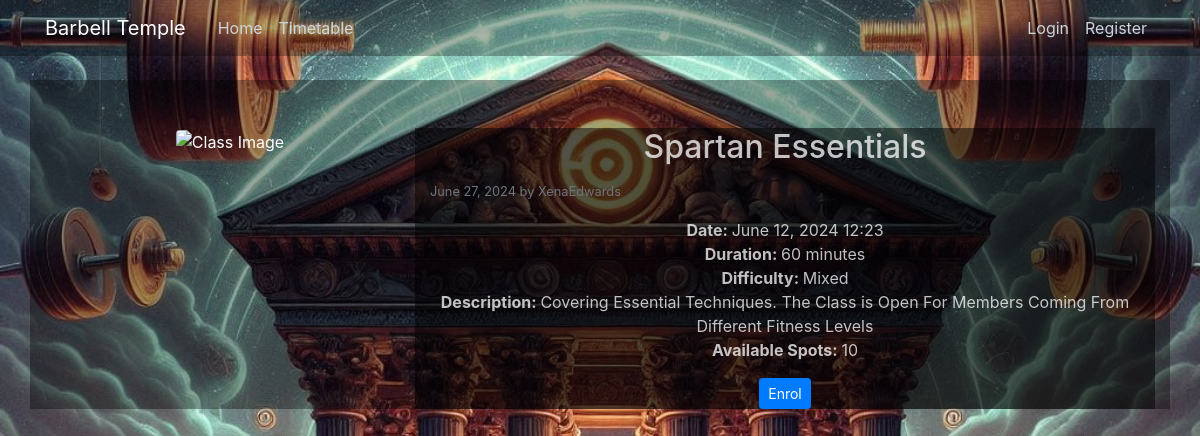
The app's page /barbellclass/17, older data.
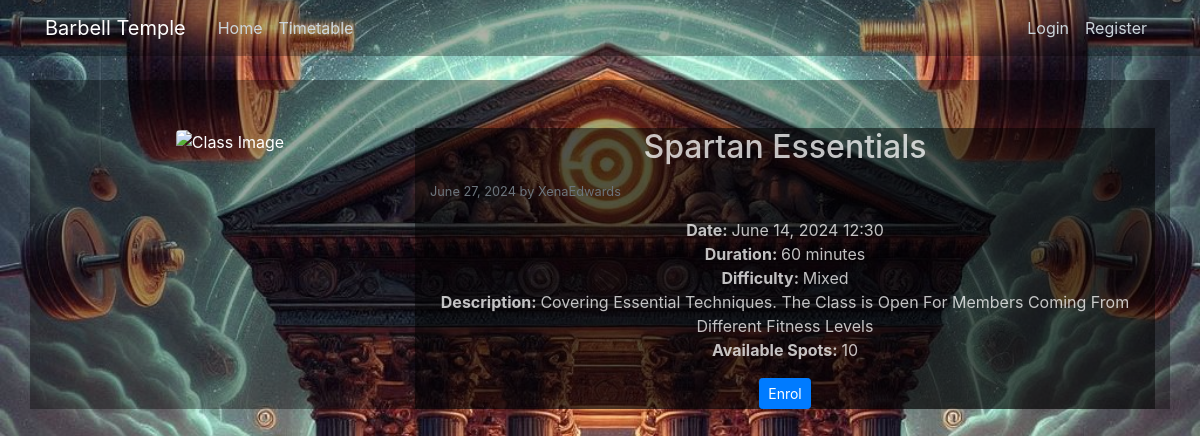
The same page, newer data.
### barbell_classes/models.py (models this page shows, shortened)
class BarbellClass(models.Model):
    title = models.CharField(max_length=100, help_text="Enter the title of the barbell class (e.g., 'Beginner Strength Training')")
    image = CloudinaryField('image', default='placeholder')
    date_posted = models.DateTimeField(default=timezone.now, editable=False)
    author = models.ForeignKey(User, on_delete=models.CASCADE)
    class_datetime = models.DateTimeField(default=timezone.now, help_text="Enter the date and time of the class (yyyy/mm/dd hours:minutes)")
    duration = models.TextField(default='', help_text="Enter the duration of the class (e.g., '1 hour')")
    difficulty = models.TextField(default='', help_text="Enter the difficulty level of the class (e.g., 'Beginner', 'Intermediate', 'Advanced')")
    description = models.TextField(help_text="Provide a detailed description of the class")
    available_spots = models.IntegerField(default=0, help_text="Number of available spots")
    class Meta:
        verbose_name = "Barbell Class"
        verbose_name_plural = "Barbell Classes"

### barbell_classes/views.py (the view)
# urls.py: path('barbellclass/<int:pk>', BarbellClassDetailView.as_view(), name='barbellclass-detail'),
class BarbellClassDetailView(DetailView):
    model = BarbellClass
    def get_context_data(self, **kwargs):
        context = super().get_context_data(**kwargs)
        if self.request.user.is_authenticated:
            context['is_enrolled'] = Enrollment.objects.filter(
                user=self.request.user,
                barbell_class=self.object
            ).exists()
        else:
            context['is_enrolled'] = False
        return context

### barbell_classes/templates/barbell_classes/barbellclass_detail.html (shortened to what this page needs)
{% extends "barbell_classes/base.html" %}
{% block content %}
    <div class="container mt-5">
        <div class="row">
            <div class="col-md-4">
                <img class="img-fluid rounded" src="{{ object.image.url }}" alt="Class Image">
            </div>
            <div class="col-md-8">
                <h2 class="mb-3">{{ object.title }}</h2>
                <div class="d-flex justify-content-between align-items-center mb-3">
                    <small class="text-muted">{{ object.date_posted|date:"F d, Y" }} by {{ object.author }}</small>
                </div>
                <ul class="list-unstyled">
                    <li><strong>Date: </strong>{{ object.class_datetime|date:"F d, Y H:i" }}</li>
                    <li><strong>Duration: </strong>{{ object.duration }}</li>
                    <li><strong>Difficulty: </strong>{{ object.difficulty }}</li>
                    <li><strong>Description: </strong>{{ object.description }}</li>
                    <li><strong>Available Spots: </strong>{{ object.available_spots }}</li>
                </ul>
                {% if object.available_spots > 0 %}
                    {% if object.author == user %}
                        <div class="mt-3">
                            <a class="btn btn-secondary btn-sm" href="{% url 'barbellclass-update' object.id %}">Update</a>
                            <a class="btn btn-danger btn-sm" href="{% url 'barbellclass-delete' object.id %}">Delete</a>
                        </div>
                    {% elif not user.is_staff and not user.is_superuser %}
                        <div class="mt-3">
                            {% if user.is_authenticated %}
                                {% if is_enrolled %}
                                    <form method="post" action="{% url 'barbellclass-unenrol' object.id %}" onsubmit="return confirmUnenrol()">
                                        {% csrf_token %}
                                        <button type="submit" class="btn btn-danger btn-sm">Unenrol</button>
                                    </form>
                                {% else %}
                                    <form method="post" action="{% url 'barbellclass-enrol' object.id %}" onsubmit="return confirmEnrol()">
                                        {% csrf_token %}
                                        <button type="submit" class="btn btn-primary btn-sm">Enrol</button>
                                    </form>
                                {% endif %}
                            {% else %}
                                <a class="btn btn-primary btn-sm" href="{% url 'login' %}?next={{ request.path }}">Enrol</a>
                            {% endif %}
                        </div>
                    {% endif %}
                {% else %}
                    <p>No available spots left.</p>
                {% endif %}
            </div>
        </div>
    </div>
{% endblock content %}

Row changes from the older to the newer data that the page shows:
changed BarbellClass "Spartan Essentials": class_datetime "June 12, 2024 12:23" → "June 14, 2024 12:30"
